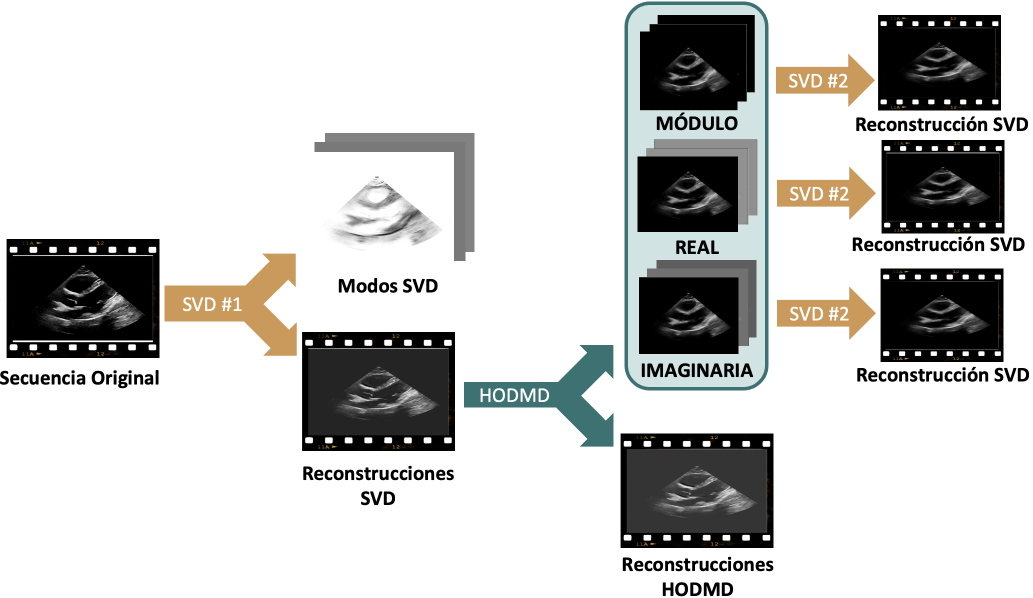
#> input picture diagnosis_tutorial/images/preprocess.png, 2066 x 1196 px (shown at 1/2 size); its folder holds only this picture in this run
$ python -i read_DICOM_HUMAN.py   (imports and definitions only)
#> lines starting #> are read from the running program, lines starting #| are printed output that depends on the picture; after the words box and inside, x2 and y2 are one past the last pixel; in counts of white or black regions, pixels touching at a corner belong together
# region Import libraries

import os
import numpy as np
import pydicom
import matplotlib.pyplot as plt
from mpl_toolkits.axes_grid1 import make_axes_locatable
from matplotlib import cm
import cv2
import pandas as pd
import scipy

# endregion

# region Input parameters
param = {}

# Define the root directory containing folders and DICOM files
param['root_dir'] = '/home/ander/Escritorio/Workshop2025-2026/Databases/Human_ecos/Ecos_tutorials/DICOM_videos' # '/home/andres/andres/Databases/Humanfiles/Humanfiles/HumanDICOM'

# Perform image processing (Default: True)
param['image_processing'] = True

# Output directory to save processed images and npy files
param['output_dir'] = '/home/ander/Escritorio/Workshop2025-2026/Results_step1' # '/home/andres/andres/Databases/Humanfiles/Humanfiles/Results_step1'

# Apply ot not the removal of the while lines inside the region of interest
param['remove_white_lines'] = True

# EXPERIMENTAL (at the moment, Keep False)
param['second_inpainting'] = False #Yo creo que no hace falta porque la línea es verde y se quita cuando se quitan los brillos
param['remove_highlight'] = False

# Set to True at the end (after having decided which preprocessing methods will be applied)
param['get_square'] = True


# [1 line not run here, left out]

# endregion

# region Functions

# [12 lines left out: function line_intersection, not called in this run]


def func(x, a, b):
    y = a * x + b
    return y

def get_mask(img):

    # Step 1: Threshold the image to create a binary mask for the ROI
    _, thresholded = cv2.threshold(img, 1, 255, cv2.THRESH_BINARY)

    # Step 2: Find the largest contour, which is assumed to be the ROI boundary
    contours, _ = cv2.findContours(thresholded, cv2.RETR_EXTERNAL, cv2.CHAIN_APPROX_SIMPLE)
    contours = sorted(contours, key=cv2.contourArea, reverse=True)
    roi_contour = contours[0]  # Largest contour as the ROI

    alto, ancho = img.shape
    mask2 = np.zeros_like(img)
    contour2 = cv2.drawContours(mask2, [cv2.convexHull(contours[1])], -1, (255), thickness=cv2.FILLED)
    if np.any(contour2[100:500, ancho//2]==255):
        roi_contour = np.vstack((contours[0], contours[1]))

    # Step 3: Post-process the contour by creating a convex hull to reconstruct the cone
    hull = cv2.convexHull(roi_contour)

    # Create a mask with the convex hull of the ROI filled in white
    mask = np.zeros_like(img)
    cv2.drawContours(mask, [hull], -1, (255), thickness=cv2.FILLED)


        # Step 4: Detect the two main lines of the cone in the mask

    roi_contour_2 = roi_contour[:,0,:]
    roi_contour_3 = roi_contour_2[(roi_contour_2[:, 1] >= 100) & (roi_contour_2[:, 1] <= 380)]

    left_points = roi_contour_3[(roi_contour_3[:,0] <= 400)]
    right_points = roi_contour_3[(roi_contour_3[:,0] > 400)]

    line_left = scipy.optimize.curve_fit(func, xdata=left_points[:,0], ydata=left_points[:,1])[0]

    line_right = scipy.optimize.curve_fit(func, xdata=right_points[:,0], ydata=right_points[:,1])[0]

    y_1_left = func(200, line_left[0], line_left[1])
    y_2_left = func(300, line_left[0], line_left[1])

    y_1_right = func(500, line_right[0], line_right[1])
    y_2_right = func(600, line_right[0], line_right[1])

    intersection_point = line_intersection([200, y_1_left], [300, y_2_left], [500, y_1_right], [600, y_2_right])

    # Step 5: Fill the area defined by the convex hull and the peak intersection
    if intersection_point:
        cone_points = np.array([[200, y_1_left], [300, y_2_left], intersection_point, [500, y_1_right], [600, y_2_right]])
        cone_points = cone_points.astype(np.int32)

        cv2.fillConvexPoly(mask, cone_points, (255))


    # Step 6: Apply the mask to the original image to keep only the reconstructed ROI, setting everything outside to black
    result = cv2.bitwise_and(img, mask)

    return (result, mask)


# [352 lines left out: functions remove_highlight, process_pixel_array, save_npy, save_image, traverse_and_process, not called in this run]

# endregion

# Main
# [1 line not run here, left out]

>>> import cv2
>>> picture = cv2.imread('../../../../diagnosis_tutorial/images/preprocess.png', cv2.IMREAD_GRAYSCALE)
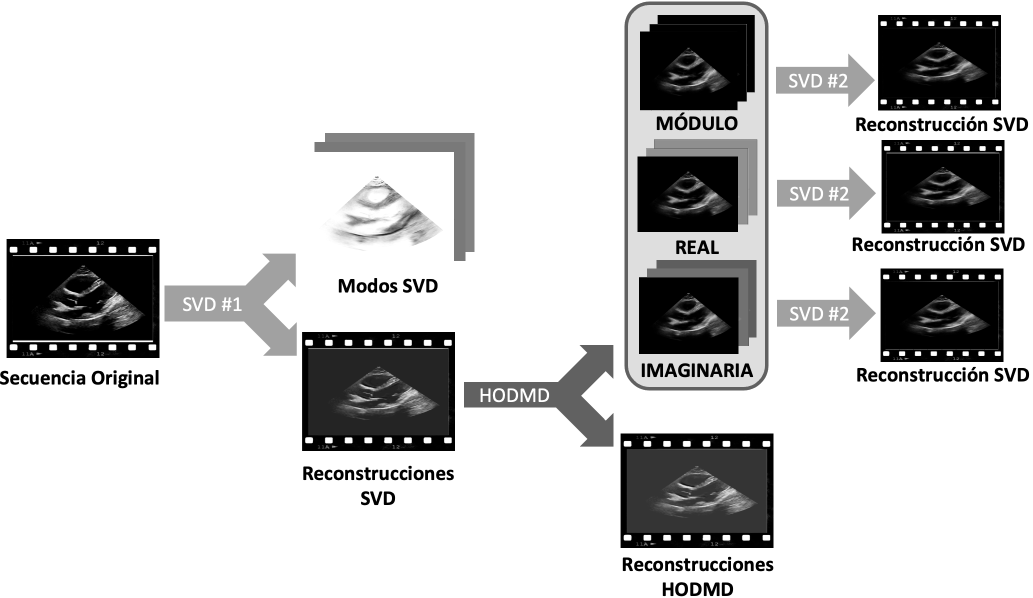
#> picture: shape (1196, 2066) (shown at 1/2 size); min 0, max 255, mean 201.3
>>> result = get_mask(picture)
#> in get_mask, `_, thresholded = cv2.threshold(img, 1, 255, cv2.THRESH_BINARY)`:
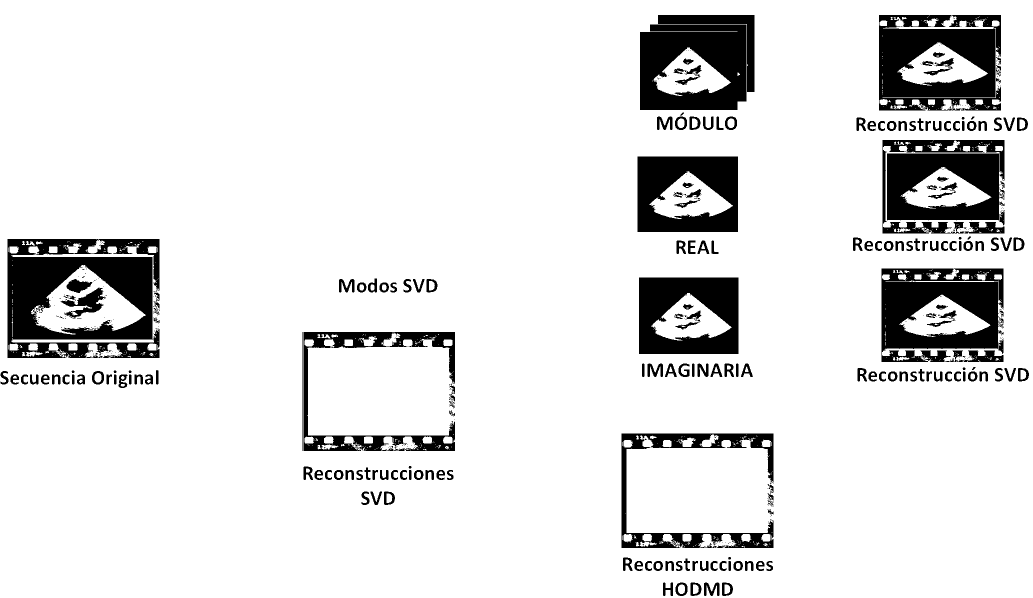
#> thresholded: shape (1196, 2066) (shown at 1/2 size); 88.4% white; 513 black regions (296 under 20 px), largest, box (x1, y1, x2, y2) and area: (16, 478, 319, 716) 44532, (1758, 30, 2002, 221) 32274, (1763, 537, 2007, 724) 30968
#> in get_mask, `contours, _ = cv2.findContours(thresholded, cv2.RETR_EXTERNAL, cv2.CHA..`: contours = [[[0, 0], [0, 1195], [2065, 1195], [2065, 0]]]
#> in get_mask, `roi_contour = contours[0]`: roi_contour = [[0, 0], [0, 1195], [2065, 1195], [2065, 0]]
#> (the run stopped early here; a loop or call above may not have finished)
